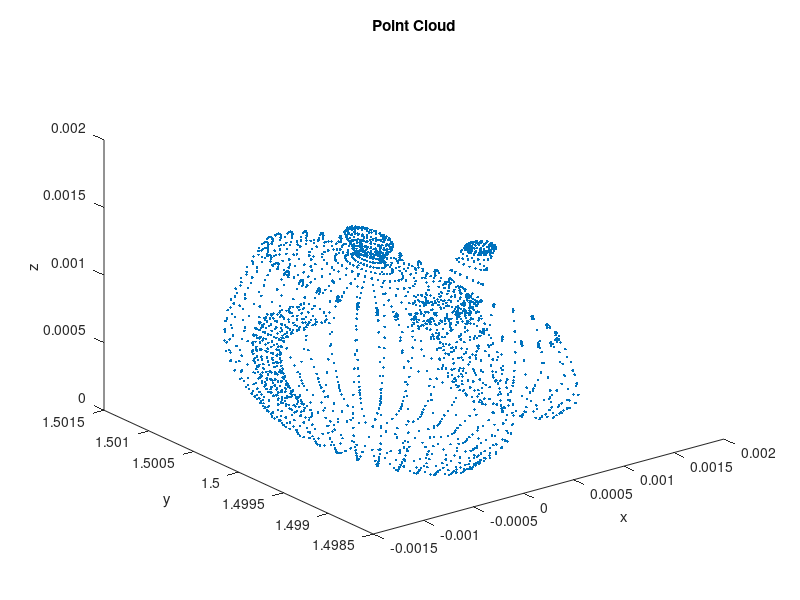

This figure's MATLAB source: (Note: this script raises an error after producing the figure.)
%Main program of hologram generation by wavefront recording plane method
%by Openholo library project
%2017-10-30 update
%
clc;clear;close all;
load tea_pot.mat;

obj(:,1)=(Obj(:,1)/40000 -0.0002 ).*1;
obj(:,2)= (Obj(:,2)/20000 )+1.5;
obj(:,3)= (Obj(:,3)/30000);

figure; plot3(obj(:,1),obj(:,2),obj(:,3),'.');xlabel ('x');ylabel ('y');zlabel ('z');title('Point Cloud');
lambda = 532e-9;                                % Wave length
k = 2*pi/lambda;       
Hologram_resolution=1025;                       % Hologram resolution     
Hologram_sampling_interval = 3.9e-6;            % Hologram sampling interval


z_wrp = max(obj(:,2))+ 0.0002;  %  WRP location
z=z_wrp-obj(:,2);

N=round(abs(lambda.*z./(Hologram_sampling_interval^2)/2)+0.5).*2-1;        %sampling size of N

Nx = round(obj(:,1)./Hologram_sampling_interval)+(Hologram_resolution-1)/2;  
Ny = round(obj(:,3)./Hologram_sampling_interval)+(Hologram_resolution-1)/2;

size_obj = length(obj(:,1));
Hologram_wrp = zeros(Hologram_resolution);

for o = 1: size_obj
     
    [y_run, x_run]= meshgrid((-(N(o)-1)/2:(N(o)-1)/2)*Hologram_sampling_interval,(-(N(o)-1)/2:(N(o)-1)/2)*Hologram_sampling_interval);
    r = sign(z(o))*sqrt(z(o)^2 + y_run.^2 + x_run.^2);
    Sub_hologram = exp(1j*rand*2*pi)*exp(1j*k*r)./r;   
    
    temp=zeros(Hologram_resolution+N(o), Hologram_resolution+N(o));    
    temp(Nx(o):Nx(o)+N(o)-1,Ny(o):Ny(o)+N(o)-1)= Sub_hologram;
    Hologram_wrp=Hologram_wrp+temp((N(o)+1)/2:Hologram_resolution+(N(o)-1)/2,(N(o)+1)/2:Hologram_resolution+(N(o)-1)/2);  
%     figure,imshow(Hologram_wrp)
 
end

%% Fresnel Propagation

ROWS= Hologram_resolution;                                     
COLS= Hologram_resolution;
v=Hologram_sampling_interval.*(ones(COLS,1)*(-ROWS/2:ROWS/2-1))';
h=Hologram_sampling_interval.*(ones(ROWS,1)*(-COLS/2:COLS/2-1));
d=0.05;
WRPHologram = FresnelPropagation(Hologram_wrp, Hologram_sampling_interval, Hologram_sampling_interval, d, lambda);

%% reconstruction

    d2 = d+0.002 - 7*0.0002;
    original = FresnelPropogation(k,v, h,-d2,WRPHologram);
    h= figure; imshow(abs(rot90(original)),[]);

    saveas(h,file_name);

    
for o=0:1:20  % reconstructed  
    d2 = d+0.002 - o*0.0002;
    original = FresnelPropogation(k,v, h,-d2,WRPHologram);
    figure; imshow(abs(original),[]);
end
%do interpolation or increase intensity in testing.m

